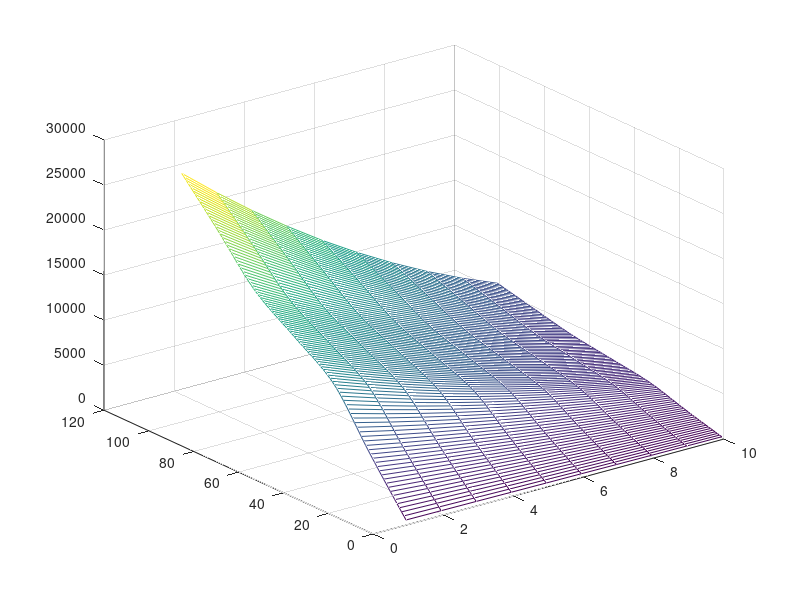

Recreate this plot in MATLAB.
clear;
clc;
close all;

%!!!!!!!!!!!!!!!!! For all this to work smothly I must change the range of
%the theta_deg in the inital geometry.
%Initial data

c=0.4;   % Chord length
%v=250; % To be changed based on the values of speed used in Xfoil
S=1.2;
rho=0.38;
b=2.4;


%geometry for the aileron saved data.mat in the geometry code

load("data.mat");

load("Aero_data.mat");

R=r;



% To extrapolate Cl and Cm values since they dont match the values from the
% initail geometry with 101 values in array

% First we preallocate variable size for the values that come out of
% interpolation

Cl=zeros(length(theta_deg),length(V));
Cm=zeros(length(theta_deg),length(V));

for k=1:length(V)

    Cl_at_one_speed=Cl_a(:,k);
    Cm_at_one_speed=Cm_a(:,k);

    %Now the interpolation

Cl(:,k)=interp1(delta,Cl_at_one_speed,theta_deg,"pchip","extrap");
Cm(:,k)=interp1(delta,Cm_at_one_speed,theta_deg,"pchip","extrap");

end


%preallocating space for top and bottom variables
top=zeros(size(Cm));
bottom=zeros(size(Cm));

Fp_all=zeros(length(theta_deg),length(V));

%Now the numerator of the fp function

for k=1:length(V)

for i=1:length(theta_deg)

top= rho*V(k)^2*S*((c*Cm(:,k))+(0.25*c*Cl(:,k)));
bottom= 2*r*sqrt(1-((R^2+P(i)^2-D^2)/(2*R*P(i)))^2);

Fp_all(:,k) =top./bottom;

end

end


mesh(Fp_all);
%To plot the graphs
